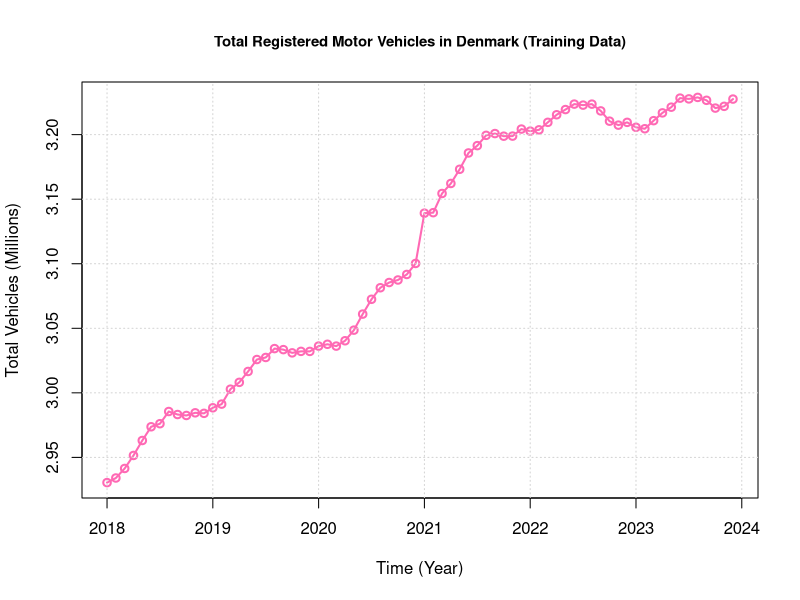

Here is the R script that generated this plot:
### Read training data
#! Perhaps you need to set the working directory!?
#setwd("/home/pbac/g/course02417/2025/assignment1")
D <- read.csv("DST_BIL54.csv")
str(D)

# See the help
?strftime
D$time <- as.POSIXct(paste0(D$time,"-01"), "%Y-%m-%d", tz="UTC")
D$time
class(D$time)

## Year to month for each of them
D$year <- 1900 + as.POSIXlt(D$time)$year + as.POSIXlt(D$time)$mon / 12

## Make the output variable a floating point (i.e.\ decimal number)
D$total <- as.numeric(D$total) / 1E6

## Divide intro train and test set
teststart <- as.POSIXct("2024-01-01", tz="UTC")
Dtrain <- D[D$time < teststart, ]
Dtest <- D[D$time >= teststart, ]


# 1.1 Plot the training data
# Ensure we are using the fractional year (x-axis) and the total vehicles (y-axis)
plot(Dtrain$year, Dtrain$total, 
     type = "o", 
     col = "hotpink",
     lwd = 2,
     main = "Total Registered Motor Vehicles in Denmark (Training Data)",
     cex.main = 0.9,    # Making the title (main) smaller
     xlab = "Time (Year)",
     ylab = "Total Vehicles (Millions)")

# Optional: Add gridlines for easier reading
grid()

Dtrain$total[1:3]


